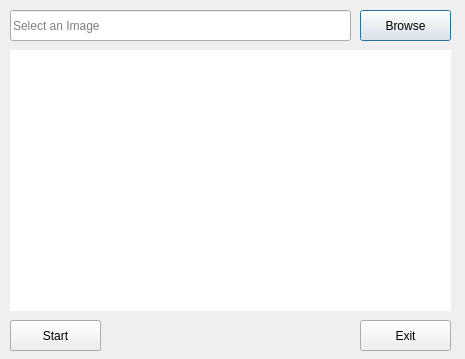
<?xml version="1.0" encoding="UTF-8"?>
<ui version="4.0">
 <class>Dialog</class>
 <widget class="QDialog" name="Dialog">
  <property name="geometry">
   <rect>
    <x>0</x>
    <y>0</y>
    <width>465</width>
    <height>359</height>
   </rect>
  </property>
  <property name="windowTitle">
   <string>Dialog</string>
  </property>
  <widget class="QLineEdit" name="lineedit_filepath">
   <property name="geometry">
    <rect>
     <x>10</x>
     <y>10</y>
     <width>341</width>
     <height>31</height>
    </rect>
   </property>
   <property name="readOnly">
    <bool>true</bool>
   </property>
   <property name="placeholderText">
    <string>Select an Image</string>
   </property>
  </widget>
  <widget class="QPushButton" name="btn_browse">
   <property name="geometry">
    <rect>
     <x>360</x>
     <y>10</y>
     <width>91</width>
     <height>31</height>
    </rect>
   </property>
   <property name="text">
    <string>Browse</string>
   </property>
  </widget>
  <widget class="QLabel" name="lbl_image">
   <property name="geometry">
    <rect>
     <x>10</x>
     <y>50</y>
     <width>441</width>
     <height>261</height>
    </rect>
   </property>
   <property name="autoFillBackground">
    <bool>false</bool>
   </property>
   <property name="styleSheet">
    <string notr="true">border-color: rgb(0, 0, 0);
background-color: rgb(255, 255, 255);</string>
   </property>
   <property name="text">
    <string/>
   </property>
  </widget>
  <widget class="QLabel" name="lbl_status">
   <property name="geometry">
    <rect>
     <x>110</x>
     <y>320</y>
     <width>241</width>
     <height>31</height>
    </rect>
   </property>
   <property name="styleSheet">
    <string notr="true"/>
   </property>
   <property name="text">
    <string/>
   </property>
   <property name="textFormat">
    <enum>Qt::AutoText</enum>
   </property>
   <property name="alignment">
    <set>Qt::AlignLeading|Qt::AlignLeft|Qt::AlignVCenter</set>
   </property>
  </widget>
  <widget class="QPushButton" name="btn_start">
   <property name="enabled">
    <bool>true</bool>
   </property>
   <property name="geometry">
    <rect>
     <x>10</x>
     <y>320</y>
     <width>91</width>
     <height>31</height>
    </rect>
   </property>
   <property name="text">
    <string>Start</string>
   </property>
  </widget>
  <widget class="QPushButton" name="btn_exit">
   <property name="geometry">
    <rect>
     <x>360</x>
     <y>320</y>
     <width>91</width>
     <height>31</height>
    </rect>
   </property>
   <property name="text">
    <string>Exit</string>
   </property>
  </widget>
  <widget class="QPushButton" name="btn_stop">
   <property name="enabled">
    <bool>true</bool>
   </property>
   <property name="geometry">
    <rect>
     <x>10</x>
     <y>320</y>
     <width>91</width>
     <height>31</height>
    </rect>
   </property>
   <property name="text">
    <string>Stop</string>
   </property>
  </widget>
  <zorder>btn_stop</zorder>
  <zorder>lineedit_filepath</zorder>
  <zorder>btn_browse</zorder>
  <zorder>lbl_image</zorder>
  <zorder>lbl_status</zorder>
  <zorder>btn_start</zorder>
  <zorder>btn_exit</zorder>
 </widget>
 <resources/>
 <connections/>
</ui>
